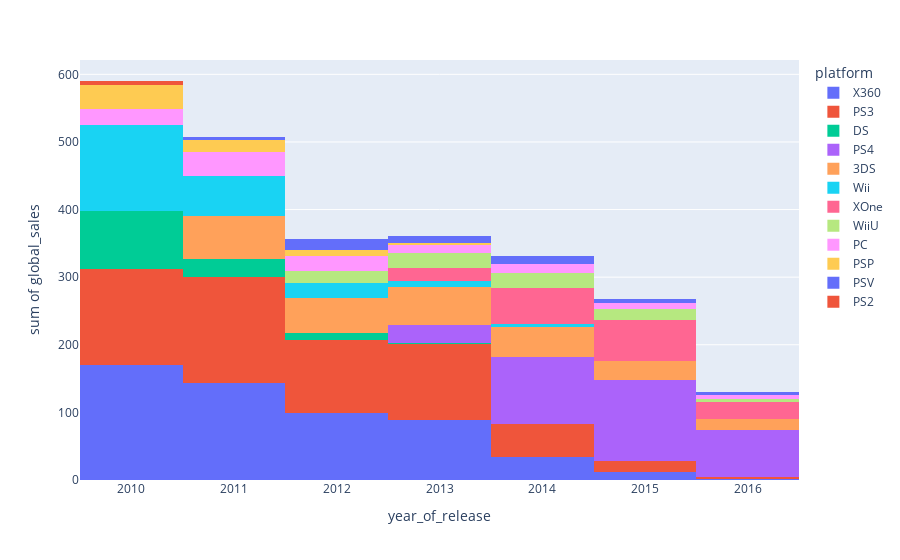

Notebook code cell kept with this figure:
### Code cell
plt = px.histogram(df_2010s, 'year_of_release', 'global_sales', color='platform', )
plt.show()

### Figure 1 — Plotly figure (JSON) as saved in the notebook; plotly's stock layout.template omitted (floating-point values rounded to 4 significant figures; data arrays with more than 128 entries replaced by an {"elided": "..."} marker saying what was removed)
{"data": [{"alignmentgroup": "True", "bingroup": "x", "histfunc": "sum", "hovertemplate": "platform=X360<br>year_of_release=%{x}<br>sum of global_sales=%{y}<extra></extra>", "legendgroup": "X360", "marker": {"color": "#636efa", "pattern": {"shape": ""}}, "name": "X360", "offsetgroup": "X360", "orientation": "v", "showlegend": true, "type": "histogram", "x": {"elided": "680 int values"}, "xaxis": "x", "y": {"elided": "680 float values"}, "yaxis": "y"}, {"alignmentgroup": "True", "bingroup": "x", "histfunc": "sum", "hovertemplate": "platform=PS3<br>year_of_release=%{x}<br>sum of global_sales=%{y}<extra></extra>", "legendgroup": "PS3", "marker": {"color": "#EF553B", "pattern": {"shape": ""}}, "name": "PS3", "offsetgroup": "PS3", "orientation": "v", "showlegend": true, "type": "histogram", "x": {"elided": "889 int values"}, "xaxis": "x", "y": {"elided": "889 float values"}, "yaxis": "y"}, {"alignmentgroup": "True", "bingroup": "x", "histfunc": "sum", "hovertemplate": "platform=DS<br>year_of_release=%{x}<br>sum of global_sales=%{y}<extra></extra>", "legendgroup": "DS", "marker": {"color": "#00cc96", "pattern": {"shape": ""}}, "name": "DS", "offsetgroup": "DS", "orientation": "v", "showlegend": true, "type": "histogram", "x": {"elided": "507 int values"}, "xaxis": "x", "y": {"elided": "507 float values"}, "yaxis": "y"}, {"alignmentgroup": "True", "bingroup": "x", "histfunc": "sum", "hovertemplate": "platform=PS4<br>year_of_release=%{x}<br>sum of global_sales=%{y}<extra></extra>", "legendgroup": "PS4", "marker": {"color": "#ab63fa", "pattern": {"shape": ""}}, "name": "PS4", "offsetgroup": "PS4", "orientation": "v", "showlegend": true, "type": "histogram", "x": {"elided": "392 int values"}, "xaxis": "x", "y": {"elided": "392 float values"}, "yaxis": "y"}, {"alignmentgroup": "True", "bingroup": "x", "histfunc": "sum", "hovertemplate": "platform=3DS<br>year_of_release=%{x}<br>sum of global_sales=%{y}<extra></extra>", "legendgroup": "3DS", "marker": {"color": "#FFA15A", "pattern": {"shape": ""}}, "name": "3DS", "offsetgroup": "3DS", "orientation": "v", "showlegend": true, "type": "histogram", "x": {"elided": "512 int values"}, "xaxis": "x", "y": {"elided": "512 float values"}, "yaxis": "y"}, {"alignmentgroup": "True", "bingroup": "x", "histfunc": "sum", "hovertemplate": "platform=Wii<br>year_of_release=%{x}<br>sum of global_sales=%{y}<extra></extra>", "legendgroup": "Wii", "marker": {"color": "#19d3f3", "pattern": {"shape": ""}}, "name": "Wii", "offsetgroup": "Wii", "orientation": "v", "showlegend": true, "type": "histogram", "x": {"elided": "450 int values"}, "xaxis": "x", "y": {"elided": "450 float values"}, "yaxis": "y"}, {"alignmentgroup": "True", "bingroup": "x", "histfunc": "sum", "hovertemplate": "platform=XOne<br>year_of_release=%{x}<br>sum of global_sales=%{y}<extra></extra>", "legendgroup": "XOne", "marker": {"color": "#FF6692", "pattern": {"shape": ""}}, "name": "XOne", "offsetgroup": "XOne", "orientation": "v", "showlegend": true, "type": "histogram", "x": {"elided": "247 int values"}, "xaxis": "x", "y": {"elided": "247 float values"}, "yaxis": "y"}, {"alignmentgroup": "True", "bingroup": "x", "histfunc": "sum", "hovertemplate": "platform=WiiU<br>year_of_release=%{x}<br>sum of global_sales=%{y}<extra></extra>", "legendgroup": "WiiU", "marker": {"color": "#B6E880", "pattern": {"shape": ""}}, "name": "WiiU", "offsetgroup": "WiiU", "orientation": "v", "showlegend": true, "type": "histogram", "x": {"elided": "147 int values"}, "xaxis": "x", "y": {"elided": "147 float values"}, "yaxis": "y"}, {"alignmentgroup": "True", "bingroup": "x", "histfunc": "sum", "hovertemplate": "platform=PC<br>year_of_release=%{x}<br>sum of global_sales=%{y}<extra></extra>", "legendgroup": "PC", "marker": {"color": "#FF97FF", "pattern": {"shape": ""}}, "name": "PC", "offsetgroup": "PC", "orientation": "v", "showlegend": true, "type": "histogram", "x": {"elided": "479 int values"}, "xaxis": "x", "y": {"elided": "479 float values"}, "yaxis": "y"}, {"alignmentgroup": "True", "bingroup": "x", "histfunc": "sum", "hovertemplate": "platform=PSP<br>year_of_release=%{x}<br>sum of global_sales=%{y}<extra></extra>", "legendgroup": "PSP", "marker": {"color": "#FECB52", "pattern": {"shape": ""}}, "name": "PSP", "offsetgroup": "PSP", "orientation": "v", "showlegend": true, "type": "histogram", "x": {"elided": "500 int values"}, "xaxis": "x", "y": {"elided": "500 float values"}, "yaxis": "y"}, {"alignmentgroup": "True", "bingroup": "x", "histfunc": "sum", "hovertemplate": "platform=PSV<br>year_of_release=%{x}<br>sum of global_sales=%{y}<extra></extra>", "legendgroup": "PSV", "marker": {"color": "#636efa", "pattern": {"shape": ""}}, "name": "PSV", "offsetgroup": "PSV", "orientation": "v", "showlegend": true, "type": "histogram", "x": {"elided": "429 int values"}, "xaxis": "x", "y": {"elided": "429 float values"}, "yaxis": "y"}, {"alignmentgroup": "True", "bingroup": "x", "histfunc": "sum", "hovertemplate": "platform=PS2<br>year_of_release=%{x}<br>sum of global_sales=%{y}<extra></extra>", "legendgroup": "PS2", "marker": {"color": "#EF553B", "pattern": {"shape": ""}}, "name": "PS2", "offsetgroup": "PS2", "orientation": "v", "showlegend": true, "type": "histogram", "x": [2010, 2010, 2010, 2010, 2010, 2010, 2010, 2010, 2010, 2010, 2010, 2011, 2011, 2010, 2010, 2010, 2011, 2010, 2010, 2010, 2011, 2010, 2010, 2010, 2011, 2010, 2010, 2010, 2010, 2010, 2010, 2011, 2010, 2010, 2010, 2010, 2010, 2010, 2010, 2011, 2010, 2010, 2010, 2010, 2010], "xaxis": "x", "y": [0.76, 0.59, 0.5, 0.41, 0.41, 0.41, 0.39, 0.38, 0.27, 0.23, 0.23, 0.13, 0.1, 0.1, 0.1, 0.09, 0.08, 0.08, 0.08, 0.07, 0.06, 0.06, 0.06, 0.05, 0.05, 0.05, 0.03, 0.03, 0.03, 0.02, 0.02, 0.02, 0.02, 0.02, 0.02, 0.02, 0.02, 0.02, 0.02, 0.01, 0.01, 0.01, 0.01, 0.01, 0.01], "yaxis": "y"}], "layout": {"barmode": "relative", "legend": {"title": {"text": "platform"}, "tracegroupgap": 0}, "margin": {"t": 60}, "xaxis": {"anchor": "y", "domain": [0, 1], "title": {"text": "year_of_release"}}, "yaxis": {"anchor": "x", "domain": [0, 1], "title": {"text": "sum of global_sales"}}}}
